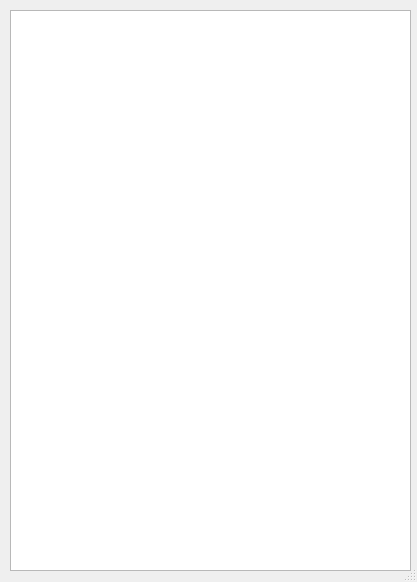
<?xml version="1.0" encoding="UTF-8"?>
<ui version="4.0">
 <class>ParWindow</class>
 <widget class="QDialog" name="ParWindow">
  <property name="geometry">
   <rect>
    <x>0</x>
    <y>0</y>
    <width>417</width>
    <height>582</height>
   </rect>
  </property>
  <property name="sizePolicy">
   <sizepolicy hsizetype="Fixed" vsizetype="Fixed">
    <horstretch>0</horstretch>
    <verstretch>0</verstretch>
   </sizepolicy>
  </property>
  <property name="minimumSize">
   <size>
    <width>417</width>
    <height>582</height>
   </size>
  </property>
  <property name="maximumSize">
   <size>
    <width>417</width>
    <height>582</height>
   </size>
  </property>
  <property name="windowTitle">
   <string>Dialog</string>
  </property>
  <property name="sizeGripEnabled">
   <bool>true</bool>
  </property>
  <widget class="QListWidget" name="lw_parList">
   <property name="geometry">
    <rect>
     <x>10</x>
     <y>10</y>
     <width>401</width>
     <height>561</height>
    </rect>
   </property>
   <property name="sizePolicy">
    <sizepolicy hsizetype="Fixed" vsizetype="Fixed">
     <horstretch>0</horstretch>
     <verstretch>0</verstretch>
    </sizepolicy>
   </property>
   <property name="font">
    <font>
     <pointsize>8</pointsize>
    </font>
   </property>
   <property name="autoScroll">
    <bool>false</bool>
   </property>
   <property name="editTriggers">
    <set>QAbstractItemView::NoEditTriggers</set>
   </property>
   <property name="showDropIndicator" stdset="0">
    <bool>false</bool>
   </property>
   <property name="defaultDropAction">
    <enum>Qt::IgnoreAction</enum>
   </property>
   <property name="selectionMode">
    <enum>QAbstractItemView::NoSelection</enum>
   </property>
   <property name="selectionBehavior">
    <enum>QAbstractItemView::SelectRows</enum>
   </property>
  </widget>
 </widget>
 <resources/>
 <connections/>
</ui>
